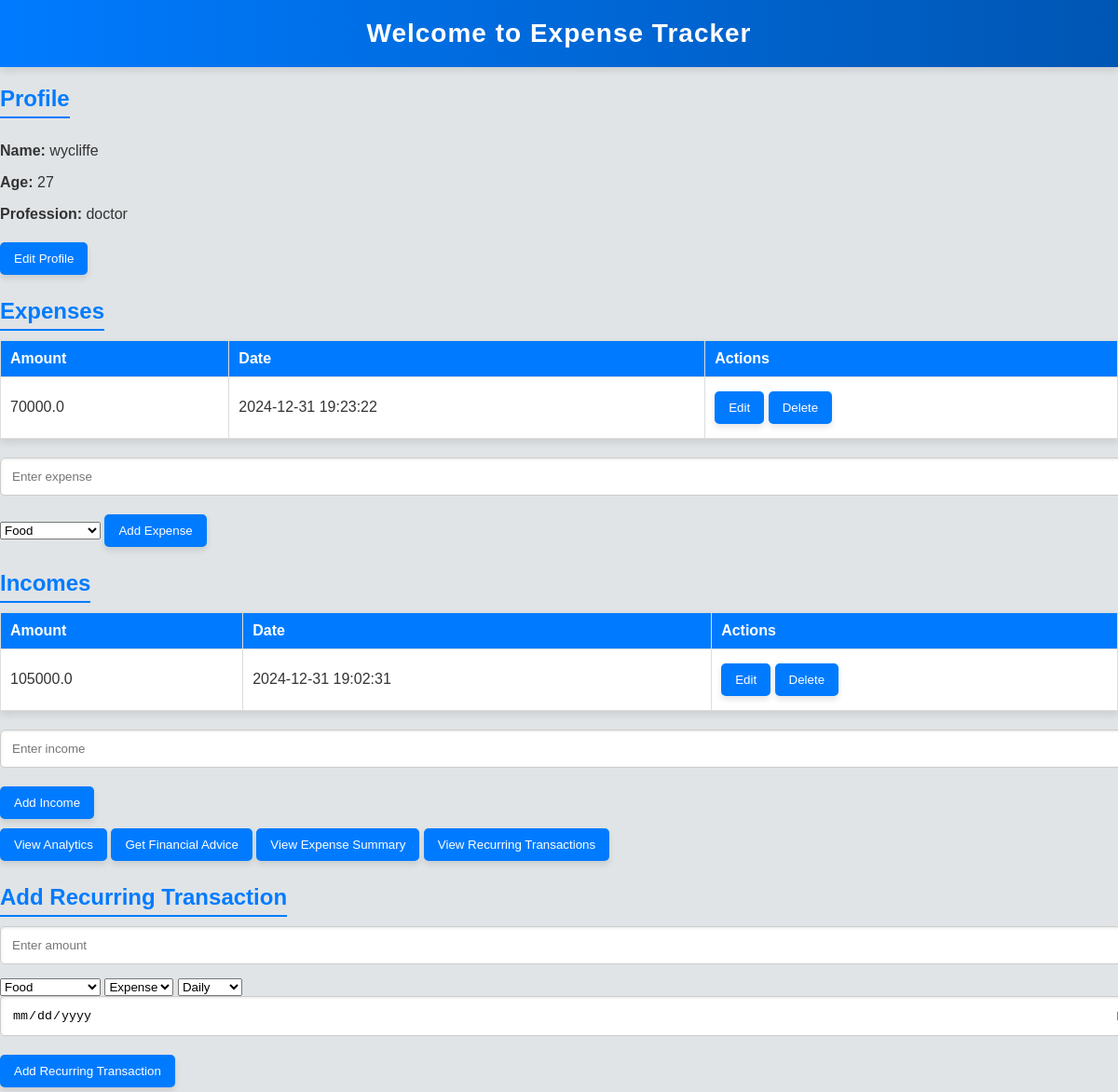
Page / (signed in) on the earlier database version.
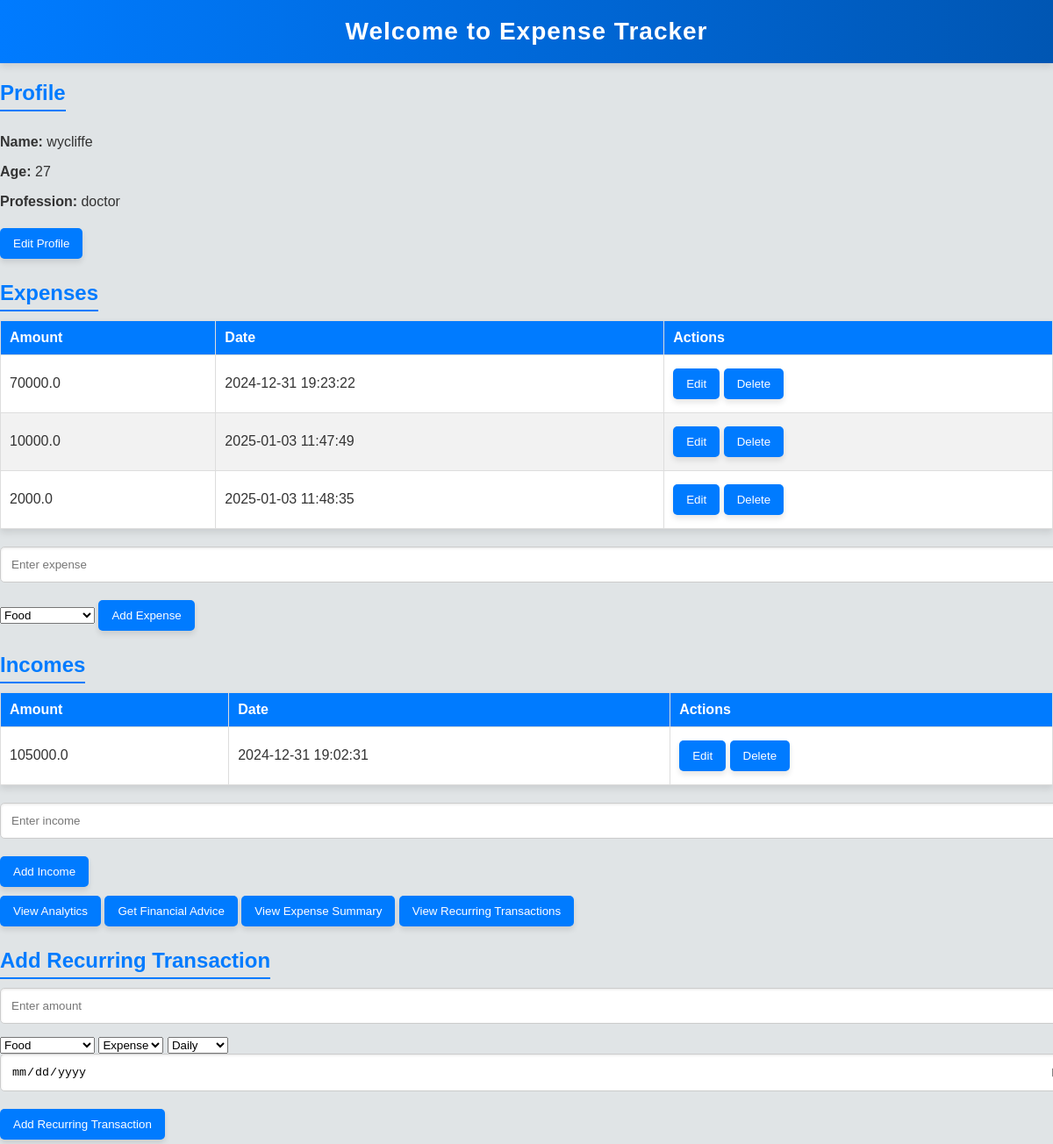
Same page on the later database version.
### tables this page shows
CREATE TABLE profile (
            id INTEGER PRIMARY KEY AUTOINCREMENT,
            name TEXT NOT NULL,
            age INTEGER NOT NULL,
            profession TEXT NOT NULL
        , user_id INTEGER REFERENCES users(id));

CREATE TABLE expenses (
            id INTEGER PRIMARY KEY AUTOINCREMENT,
            amount REAL NOT NULL,
            created_at TIMESTAMP DEFAULT CURRENT_TIMESTAMP
        , user_id INTEGER REFERENCES users(id), category TEXT DEFAULT 'Uncategorized');

CREATE TABLE incomes (
            id INTEGER PRIMARY KEY AUTOINCREMENT,
            amount REAL NOT NULL,
            created_at TIMESTAMP DEFAULT CURRENT_TIMESTAMP
        , user_id INTEGER REFERENCES users(id));

### app.py (the view)
@app.route('/')  # Ensure this route is defined only once
@login_required
def index():
    profile = db.get_profile(current_user.id)  # Fetch profile
    expenses = db.get_all_expenses(current_user.id)  # Fetch expenses
    incomes = db.get_all_incomes(current_user.id)  # Fetch incomes
    print("Index - Profile fetched:", profile)  # Debugging output
    return render_template('index.html', profile=profile, expenses=expenses, incomes=incomes)

### app.py (called while the page is built)
@login_manager.user_loader
def load_user(user_id):
    user = db.get_user_by_id(user_id)  # Load user by ID (fixes initial issue)
    if user:
        return User(id=user[0], username=user[1])
    return None

### database.py (called while the page is built)
def get_user_by_id(user_id):
    conn = sqlite3.connect(DB_NAME)
    cursor = conn.cursor()
    cursor.execute("SELECT * FROM users WHERE id = ?", (user_id,))
    user = cursor.fetchone()
    conn.close()
    return user

def get_profile(user_id):
    conn = sqlite3.connect(DB_NAME)
    cursor = conn.cursor()
    cursor.execute("SELECT * FROM profile WHERE user_id = ?", (user_id,))
    profile = cursor.fetchone()
    conn.close()
    return profile

def get_all_expenses(user_id):
    conn = sqlite3.connect(DB_NAME)
    cursor = conn.cursor()
    cursor.execute("SELECT * FROM expenses WHERE user_id = ?", (user_id,))
    expenses = cursor.fetchall()
    conn.close()
    return expenses

def get_all_incomes(user_id):
    conn = sqlite3.connect(DB_NAME)
    cursor = conn.cursor()
    cursor.execute("SELECT * FROM incomes WHERE user_id = ?", (user_id,))
    incomes = cursor.fetchall()
    conn.close()
    return incomes

### templates/index.html (shortened to what this page needs)
<!DOCTYPE html>
<html>
<head>
    <link rel="stylesheet" type="text/css" href="{{ url_for('static', filename='css/style.css') }}">
</head>
<body>
    <h1>Welcome to Expense Tracker</h1>
    <div class="profile-section">
        <h2>Profile</h2>
        {% if profile %}
            <p><strong>Name:</strong> {{ profile[1] }}</p>
            <p><strong>Age:</strong> {{ profile[2] }}</p>
            <p><strong>Profession:</strong> {{ profile[3] }}</p>
            <a href="/profile"><button>Edit Profile</button></a>
        {% else %}
            <p>No profile found. <a href="/profile"><button>Create Profile</button></a></p>
        {% endif %}
    </div>
    <div class="expenses-section">
        <h2>Expenses</h2>
        <table>
            <thead>
                <tr>
                    <th>Amount</th>
                    <th>Date</th>
                    <th>Actions</th>
                </tr>
            </thead>
            <tbody>
                {% for expense in expenses %}
                <tr>
                    <td>{{ expense[1] }}</td>
                    <td>{{ expense[2] }}</td>
                    <td>
                        <a href="/edit_expense/{{ expense[0] }}"><button>Edit</button></a>
                        <a href="/delete_expense/{{ expense[0] }}"><button>Delete</button></a>
                    </td>
                </tr>
                {% endfor %}
            </tbody>
        </table>
        <form action="/add_expense" method="POST">
            <input type="number" name="amount" placeholder="Enter expense" required>
            <select name="category" required>
                <option value="Food">Food</option>
            </select>
            <button type="submit">Add Expense</button>
        </form>
    </div>
    <div class="incomes-section">
        <h2>Incomes</h2>
        <table>
            <thead>
                <tr>
                    <th>Amount</th>
                    <th>Date</th>
                    <th>Actions</th>
                </tr>
            </thead>
            <tbody>
                {% for income in incomes %}
                <tr>
                    <td>{{ income[1] }}</td>
                    <td>{{ income[2] }}</td>
                    <td>
                        <a href="/edit_income/{{ income[0] }}"><button>Edit</button></a>
                        <a href="/delete_income/{{ income[0] }}"><button>Delete</button></a>
                    </td>
                </tr>
                {% endfor %}
            </tbody>
        </table>
        <form action="/add_income" method="POST">
            <input type="number" name="amount" placeholder="Enter income" required>
            <button type="submit">Add Income</button>
        </form>
    </div>
    <div class="navigation-section">
        <a href="/analytics"><button>View Analytics</button></a>
        <a href="/advice"><button>Get Financial Advice</button></a>
        <a href="/expense_summary"><button>View Expense Summary</button></a>
        <a href="/recurring_transactions"><button>View Recurring Transactions</button></a>
    </div>
    <div class="recurring-transactions-section">
        <h2>Add Recurring Transaction</h2>
        <form action="/add_recurring" method="POST">
            <input type="number" name="amount" placeholder="Enter amount" required>
            <select name="category" required>
                <option value="Food">Food</option>
            </select>
            <select name="transaction_type" required>
                <option value="Expense">Expense</option>
            </select>
            <select name="frequency" required>
                <option value="Daily">Daily</option>
            </select>
            <input type="date" name="next_due_date" required>
            <button type="submit">Add Recurring Transaction</button>
        </form>
    </div>
</body>
</html>

### static/css/style.css (style rules this page uses)
body { font-family: 'Arial', sans-serif; margin: 0; padding: 0; background-color: #e0e4e6; color: #333; }
h1 { text-align: center; color: white; padding: 20px; margin: 0; background: linear-gradient(to right, #007bff, #0056b3); box-shadow: 0px 4px 8px rgba(0, 0, 0, 0.1); font-size: 28px; letter-spacing: 1px; }
h2 { color: #007bff; margin-bottom: 10px; border-bottom: 2px solid #007bff; display: inline-block; padding-bottom: 5px; }
table { width: 100%; border-collapse: collapse; margin-bottom: 20px; background-color: #ffffff; box-shadow: 0px 4px 8px rgba(0, 0, 0, 0.1); }
table, th, td { border: 1px solid #ddd; }
th, td { text-align: left; padding: 10px; }
th { background-color: #007bff; color: white; }
tr:nth-child(even) { background-color: #f2f2f2; }
button { background-color: #007bff; color: white; border: none; padding: 10px 15px; margin: 5px 0; border-radius: 5px; cursor: pointer; transition: all 0.3s ease; box-shadow: 0px 4px 6px rgba(0, 0, 0, 0.1); }
form input { padding: 12px; width: 100%; margin-bottom: 15px; border: 1px solid #ccc; border-radius: 5px; transition: all 0.3s ease; box-shadow: inset 0px 1px 3px rgba(0, 0, 0, 0.1); }

Differences in the rows shown:
added expenses: amount "10000.0", created_at "2025-01-03 11:47:49"
added expenses: amount "2000.0", created_at "2025-01-03 11:48:35"
